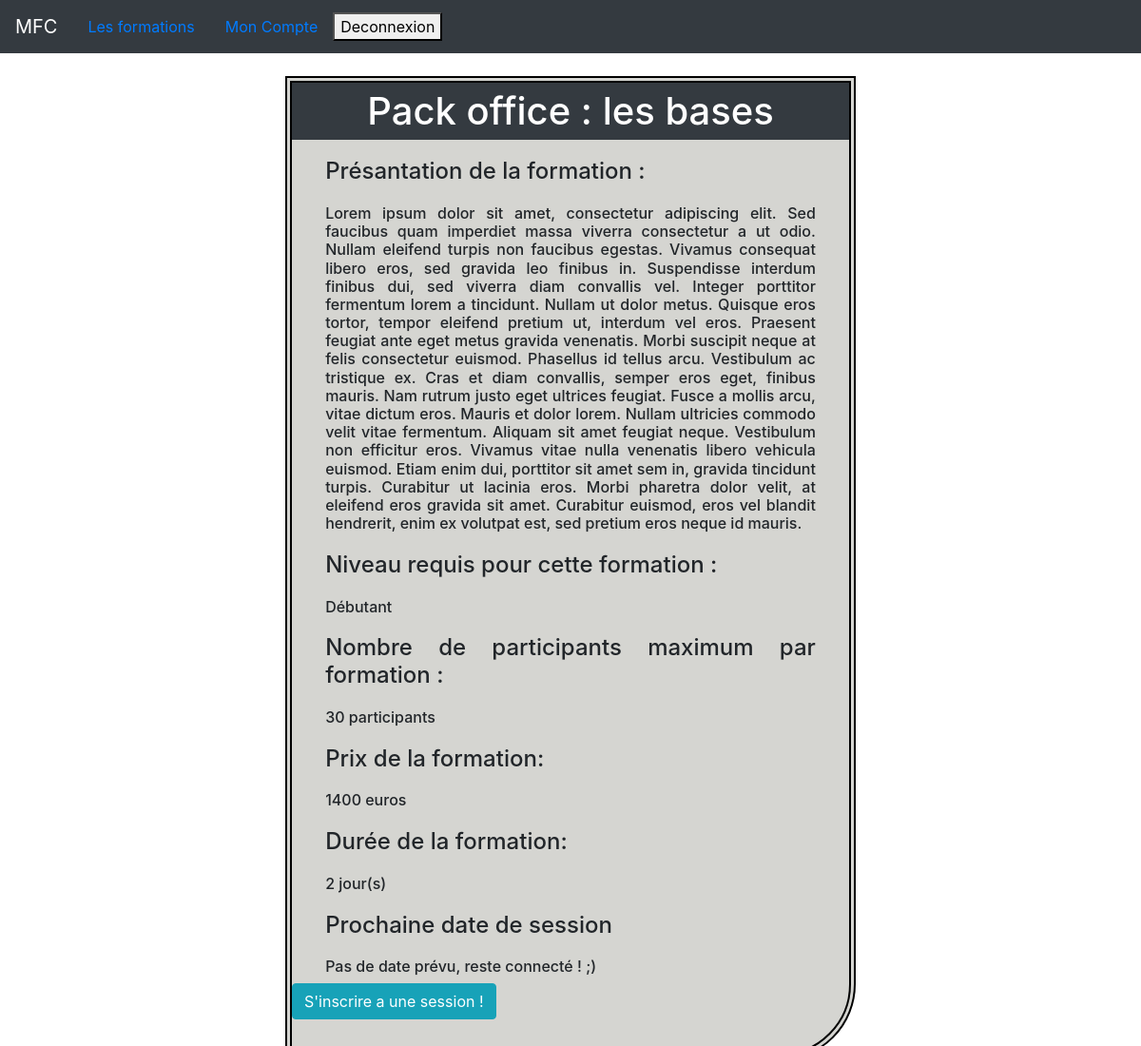
The page /fiche_formation.php?id=2 (signed in) on the database its author committed.
### tables this page shows
CREATE TABLE `formation` (
  `form_id` int(11) NOT NULL,
  `form_nom` varchar(50) NOT NULL,
  `form_cat` enum('brx','rsx','dev') NOT NULL,
  `form_desc` longtext NOT NULL,
  `form_niveau` enum('Débutant','Intermédiaire','Avancée','Expert') NOT NULL,
  `form_nbplace` int(11) NOT NULL,
  `form_prix` int(11) NOT NULL,
  `form_duree` int(11) NOT NULL,
  `form_lieu` varchar(240) NOT NULL
);

### fiche_formation.php (the view, shortened to what this page needs)
<?php  include 'header.php'; ?>
<?php
    $id = $_GET['id'];
    $form_info = $bdd->prepare('SELECT * FROM formation WHERE form_id = ?');
    $form_info->execute(array($id));
    $form_info = $form_info->fetch();
    $session_info = $bdd->prepare("SELECT * FROM session WHERE form_id = ?");
    $session_info->execute(array($id));
?>
<div id='form_fiche'>
    <h1><?php echo $form_info['form_nom'] ?></h1>
    <h4>Présantation de la formation : <h6><?php echo $form_info['form_desc'] ?></h6></h4>
    <h4>Niveau requis pour cette formation : <h6><?php echo $form_info['form_niveau'] ?></h6></h4>
    <h4>Nombre de participants maximum par formation : <h6><?php echo $form_info['form_nbplace'] ?> participants</h6></h4>
    <h4>Prix de la formation: <h6><?php echo $form_info['form_prix'] ?> euros</h6></h4>
    <h4>Durée de la formation: <h6><?php echo $form_info['form_duree'] ?> jour(s)</h6></h4>
    <h4>Prochaine date de session<h6>
    <?php
        if (!empty($a = $session_info->fetch())){
            echo $a['session_date']." Nb places restant : ".$a['session_place']."</br>";
            while ($a = $session_info->fetch()){
                echo $a['session_date']." Nb places restant : ".$a['session_place']."</br>";
            }
        }else{
            echo 'Pas de date prévu, reste connecté ! ;)';
        }
    ?></h6></h4>
    <a href="formation_inscription.php?id=<?php echo $id; ?>" class="btn btn-info" role="button">S'inscrire a une session !</a>
</div>

### css/listeform.css (style rules this page uses)
html { height: 100%; }
body { height: 100%; margin: 0; padding: 0; }

### css/ficheform.css (style rules this page uses)
#form_fiche { background-color: #d5d5d1; margin-bottom: 4%; margin-left: 25%; margin-right: 25%; margin-top: 2%; padding-bottom: 3%; border-radius: 0px 0px 80px 0px; -moz-border-radius: 0px 0px 80px 0px; -webkit-border-radius: 0px 0px 80px 0px; border: 7px double #000000; min-height: 80%; }
#form_fiche > h1 { background-color: #343a40; color: white; text-align: center; padding-bottom: 1%; padding-top: 1%; }
#form_fiche > h4 { text-align: justify; padding-bottom: 2%; padding-top: 2%; padding-left: 6%; padding-right: 6%; }
#form_fiche > h6 { text-align: justify; padding-left: 6%; padding-right: 6%; padding-bottom: 0; padding-top: 0; }

### rows shown on the page
formation: form_nom "Pack office : les bases", form_desc "Lorem ipsum dolor sit amet, consectetur adipiscing elit. Sed faucibus quam imperdiet massa viverra consectetur a ut odio. Nullam eleifend turpis non faucibus egestas. Vivamus consequat libero eros, sed gravida leo finibus in. Suspendisse interdum finibus dui, sed viverra diam convallis vel. Integer porttitor fermentum lorem a tincidunt. Nullam ut dolor metus. Quisque eros tortor, tempor eleifend pretium ut, interdum vel eros. Praesent feugiat ante eget metus gravida venenatis. Morbi suscipit neque at felis consectetur euismod. Phasellus id tellus arcu. Vestibulum ac tristique ex. Cras et diam convallis, semper eros eget, finibus mauris. Nam rutrum justo eget ultrices feugiat. Fusce a mollis…", form_niveau "Débutant", form_nbplace "30", form_prix "1400", form_duree "2"
